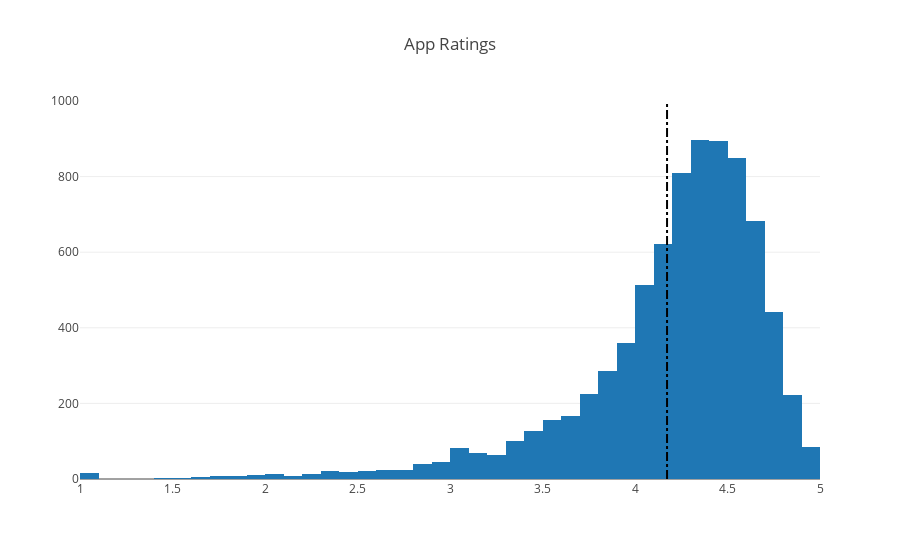

The notebook cell this image was saved under:
### Markdown cell above
## 5. How well are these apps rated?

<p>After having witnessed the market share for each category of apps, let's see how all these apps perform on an average. App ratings (on a scale of 1 to 5) impact the discoverability, conversion of apps as well as the company's overall brand image. Ratings are a key performance indicator of an app.</p>
<p>From our research, we found that the average volume of ratings across all app categories is <code>4.17</code>. The histogram plot is skewed to the right indicating that the majority of the apps are highly rated with only a few exceptions in the low-rated apps.</p>

### Code cell
# Average rating of apps
avg_app_rating = apps['Rating'].mean()
print('Average app rating = ', avg_app_rating)

# Distribution of apps according to their ratings
data = [go.Histogram(
        x = apps['Rating'],
        xbins = {'start': 1, 'size': 0.1, 'end' : 5}
)]

# Vertical dashed line to indicate the average app rating
layout = {'shapes': [{
              'type' :'line',
              'x0': avg_app_rating,
              'y0': 0,
              'x1': avg_app_rating,
              'y1': 1000,
              'line': { 'dash': 'dashdot'}
          }],'title' : 'App Ratings'
          }

plotly.offline.iplot({'data': data, 'layout': layout})

### Figure 1 — Plotly figure (JSON) as saved in the notebook; plotly's stock layout.template omitted (floating-point values rounded to 4 significant figures; data arrays with more than 128 entries replaced by an {"elided": "..."} marker saying what was removed)
{"data": [{"type": "histogram", "uid": "fbc5080b-b753-44a8-951a-7ad97c793327", "x": {"elided": "9659 float values"}, "xbins": {"end": 5, "size": 0.1, "start": 1}}], "layout": {"shapes": [{"line": {"dash": "dashdot"}, "type": "line", "x0": 4.173, "x1": 4.173, "y0": 0, "y1": 1000}], "title": {"text": "App Ratings"}}}
